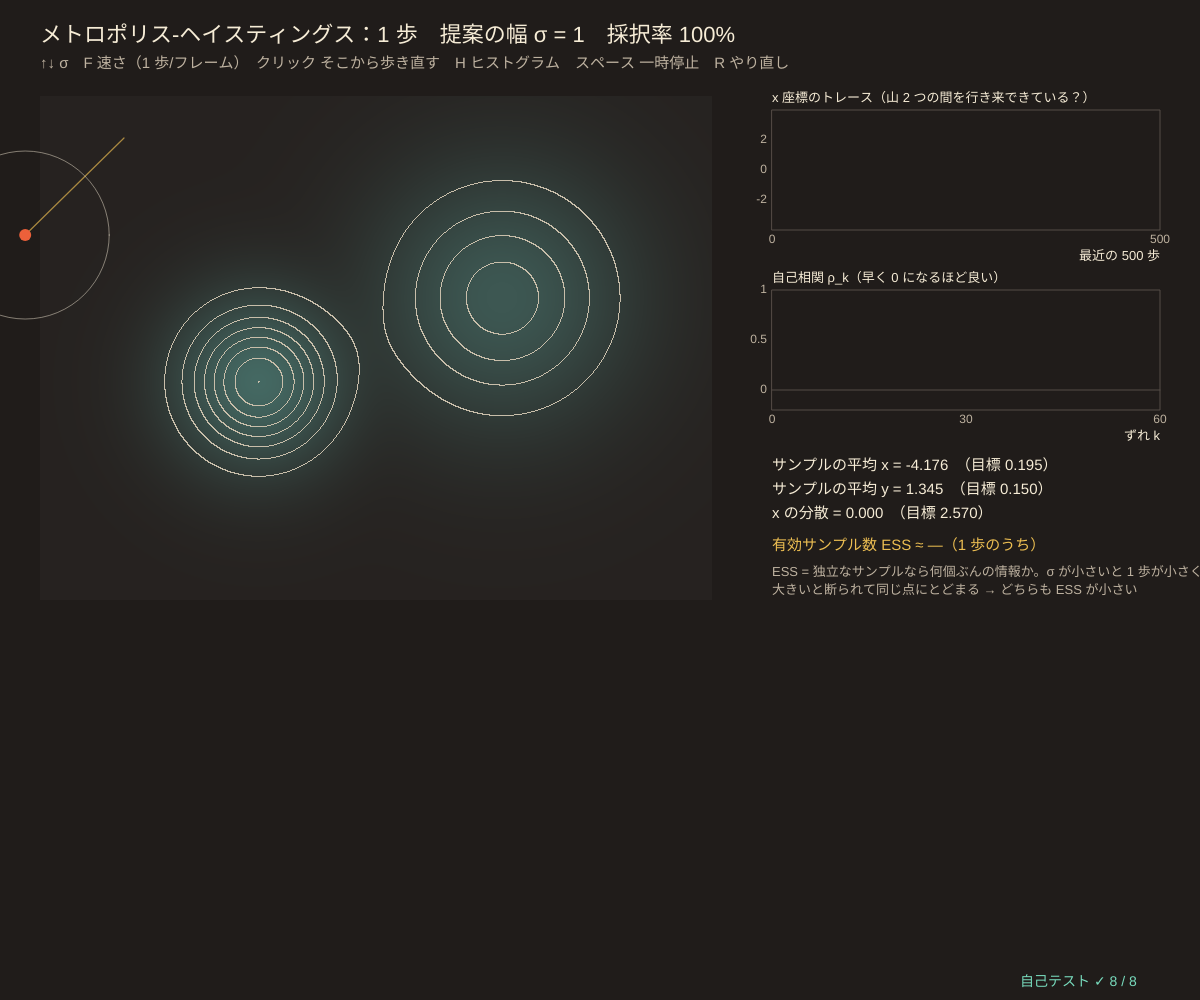
Frame 1 (no input)
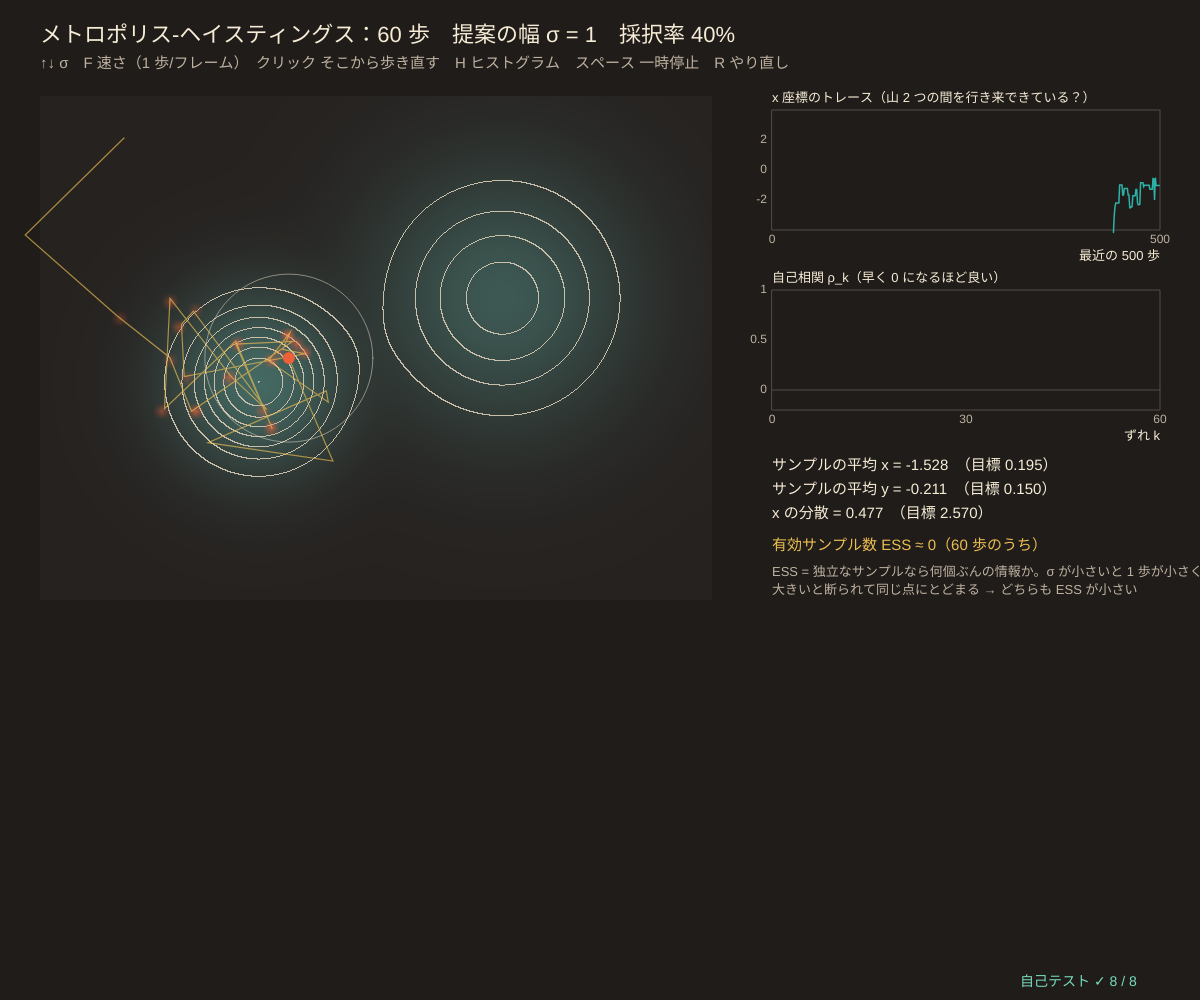
Frame 60 (no input)
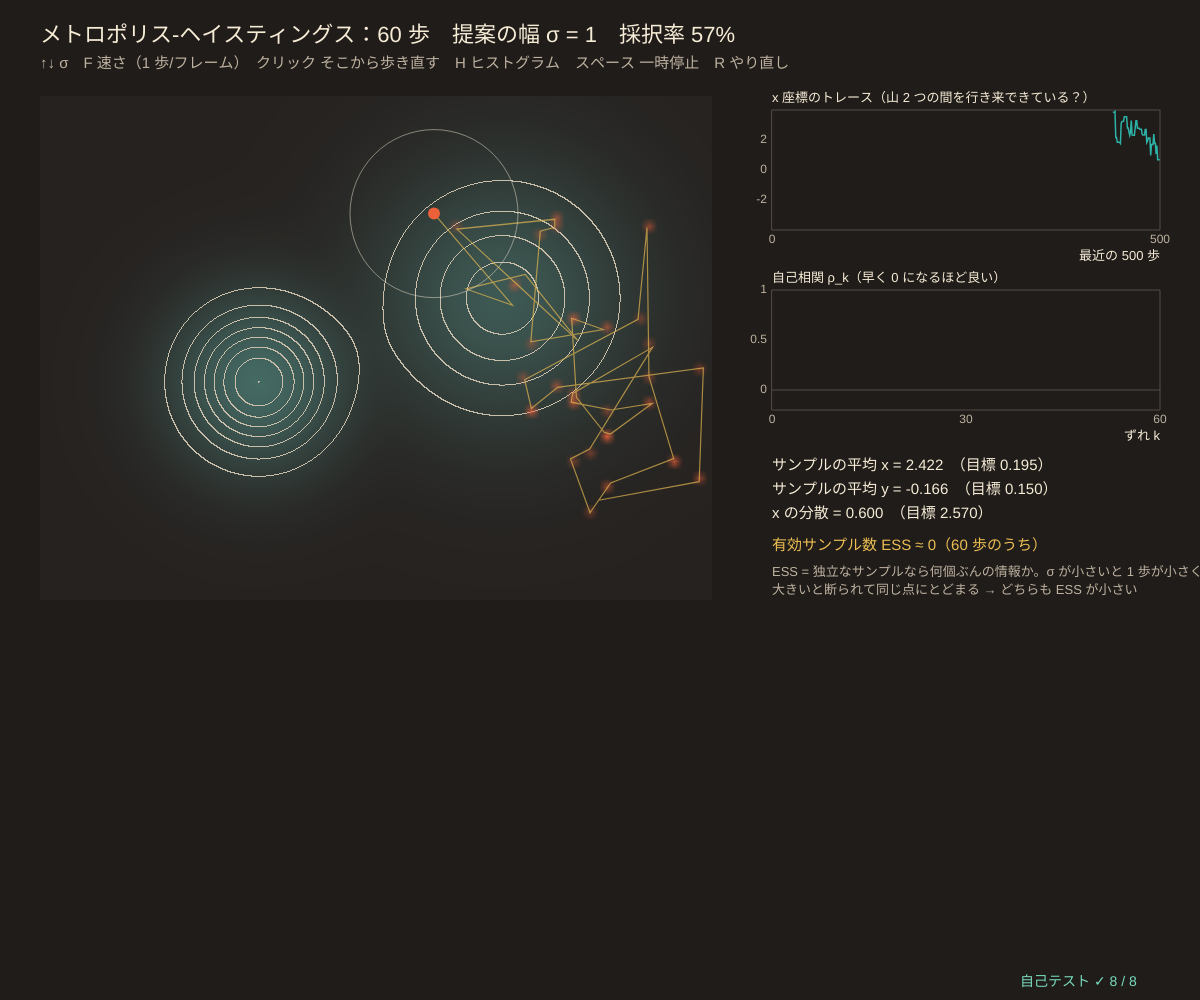
Frame 120 (the mouse pressed at the canvas centre since frame 60)

The p5.js sketch that drew these frames (run headless with seeded random() and noise() and a simulated clock; from frame 60 on, the mouse is pressed at the canvas centre):

// p5.js sketch
// ── sketch.js
// ============================================
// 11 メトロポリス-ヘイスティングス法 ─ 「山が 2 つある分布」から、マルコフ連鎖でサンプルを作る
// いまの点 x から、ずれ幅 σ の正規分布で次の候補 x′ を出す（提案）。
// 目標の高さ f が上がるなら必ず移り、下がるなら確率 f(x′)/f(x) で移る（だめならその場にとどまる = 同じ点をもう 1 回数える）。
// こうして作った連鎖の定常分布はちょうど目標の分布 → 長く歩くとヒストグラムが等高線に近づく
// 幅が小さすぎると少しずつしか動けず、山から山へ渡れない。大きすぎるとほとんど断られる。自己相関と有効サンプル数（ESS）で比べる
// ↑↓ 提案の幅 σ / F 速さ / クリック そこから歩き直す / H ヒストグラム ⇔ 目標の色 / スペース 一時停止 / R やり直し
// （同じメトロポリス法でスピンを 1 つずつ反転するのが、シリーズ 55 の 11 イジング模型）
// ============================================

// ★ 目標の分布：2 つの正規分布の山の混ぜ合わせ（重み、中心、広がり）
const PEAKS = [
  { w: 0.45, mx: -1.4, my: -0.4, sd: 0.55 },
  { w: 0.55, mx: 1.5, my: 0.6, sd: 0.8 },
];
const WIDTHS = [0.05, 0.2, 0.5, 1, 2, 5, 15];   // ★ 提案の幅 σ の候補
const SPEEDS = ['ゆっくり', '1 歩/フレーム', '50 歩/フレーム', '全力'];
const XR = [-4, 4], YR = [-3, 3];               // 描く範囲
const BINS_X = 80, BINS_Y = 60, KEEP = 20000;  // ヒストグラムの細かさ、自己相関に使う最近のサンプル数
let wIdx = 3, speedIdx = 1, paused = false, showHist = true;
let cur = [-3, 2.5], nSteps = 0, nAcc = 0, hist, recentX = [], trail = [], sumX = 0, sumY = 0, sumXX = 0;
let bgBuf = null, histBuf = null, acf = [], essNow = 0, plotBox = null;

function setup() {
  createCanvas(windowWidth, windowHeight);
  selfTest();
  seedRng(11); restart(cur);
}
function restart(p) {
  cur = p.slice(); nSteps = 0; nAcc = 0; hist = new Float64Array(BINS_X * BINS_Y); recentX = []; trail = [cur.slice()];
  sumX = sumY = sumXX = 0; acf = []; essNow = 0;
}

// ---- 目標の密度（合計 1 になるように正規化した形）
function targetDensity(x, y) {
  let f = 0;
  for (let p of PEAKS) { let r2 = (x - p.mx) ** 2 + (y - p.my) ** 2; f += (p.w / (2 * Math.PI * p.sd * p.sd)) * Math.exp(-r2 / (2 * p.sd * p.sd)); }
  return f;
}
function targetMoments() {              // 混ぜ合わせの平均と分散（式で正確に）
  let mx = 0, my = 0, ex2 = 0;
  for (let p of PEAKS) { mx += p.w * p.mx; my += p.w * p.my; ex2 += p.w * (p.sd * p.sd + p.mx * p.mx); }
  return { mx, my, vx: ex2 - mx * mx };
}
// ★ メトロポリス-ヘイスティングスの 1 歩（提案は左右対称な正規分布なので q の比は 1）
function mhStep(p, sig) {
  let q = [p[0] + sig * randn(), p[1] + sig * randn()];
  let ratio = targetDensity(q[0], q[1]) / Math.max(targetDensity(p[0], p[1]), 1e-300);
  if (rnd() < ratio) return { p: q, acc: true };
  return { p, acc: false };
}
// 自己相関 ρ_k と有効サンプル数 ESS = n / (1 + 2 Σ ρ_k)（ρ_k が 0 以下になったところで打ち切り）
function autocorr(xs, maxLag) {
  let n = xs.length, m = meanOf(xs), v = 0, out = [];
  for (let x of xs) v += (x - m) * (x - m);
  if (n < 3 || v <= 0) return [1];
  for (let k = 0; k <= Math.min(maxLag, n - 2); k++) { let s = 0; for (let i = 0; i + k < n; i++) s += (xs[i] - m) * (xs[i + k] - m); out.push(s / v); }
  return out;
}
function essOf(xs, maxLag) {            // ずれ k を 1 つずつ計算し、ρ_k ≤ 0 になったら止める
  let n = xs.length, m = meanOf(xs), v = 0, s = 0;
  for (let x of xs) v += (x - m) * (x - m);
  if (n < 3 || v <= 0) return n;
  for (let k = 1; k < Math.min(maxLag || 1000, n - 1); k++) {
    let c = 0; for (let i = 0; i + k < n; i++) c += (xs[i] - m) * (xs[i + k] - m);
    if (c <= 0) break; s += c / v;
  }
  return n / (1 + 2 * s);
}

function oneStep() {
  let r = mhStep(cur, WIDTHS[wIdx]); cur = r.p; nSteps++; if (r.acc) nAcc++;
  sumX += cur[0]; sumY += cur[1]; sumXX += cur[0] * cur[0];
  let bx = Math.floor(((cur[0] - XR[0]) / (XR[1] - XR[0])) * BINS_X), by = Math.floor(((YR[1] - cur[1]) / (YR[1] - YR[0])) * BINS_Y);
  if (bx >= 0 && by >= 0 && bx < BINS_X && by < BINS_Y) hist[by * BINS_X + bx]++;
  recentX.push(cur[0]); if (recentX.length > KEEP) recentX.splice(0, recentX.length - KEEP);
  trail.push(cur.slice()); if (trail.length > 300) trail.shift();
}

function draw() {
  background(...BG);
  if (!paused) {
    if (speedIdx === 0) { if (frameCount % 8 === 0) oneStep(); }
    else if (speedIdx === 1) oneStep();
    else if (speedIdx === 2) for (let k = 0; k < 50; k++) oneStep();
    else { let t0 = performance.now(); while (performance.now() - t0 < 6) for (let k = 0; k < 50; k++) oneStep(); }
  }
  if (frameCount % 30 === 1 && recentX.length > 50) { acf = autocorr(recentX.slice(-4000), 60); essNow = essOf(recentX.slice(-4000), 400) * (recentX.length / Math.min(4000, recentX.length)); }
  hudTitle('メトロポリス-ヘイスティングス：' + nSteps + ' 歩　提案の幅 σ = ' + WIDTHS[wIdx] + '　採択率 ' + (nSteps ? Math.round((100 * nAcc) / nSteps) : 0) + '%',
    '↑↓ σ　F 速さ（' + SPEEDS[speedIdx] + '）　クリック そこから歩き直す　H ' + (showHist ? 'ヒストグラム' : '目標の色') + '　スペース ' + (paused ? '再開' : '一時停止') + '　R やり直し');

  // ---- 平面：目標の色と等高線（バッファに 1 回だけ描く）＋ ヒストグラム ＋ 軌跡
  let ph = Math.min(height - 150, (width * 0.56) * 0.75), pw = ph * 4 / 3, px = 40, py = 96;
  plotBox = { x: px, y: py, w: pw, h: ph };
  if (!bgBuf || bgBuf.width !== Math.round(pw)) makeBackground(Math.round(pw), Math.round(ph));
  image(bgBuf, px, py, pw, ph);
  if (showHist && nSteps > 0) { if (frameCount % 10 === 1 || !histBuf) makeHistImage(); image(histBuf, px, py, pw, ph); }
  let toS = (p) => [px + ((p[0] - XR[0]) / (XR[1] - XR[0])) * pw, py + ((YR[1] - p[1]) / (YR[1] - YR[0])) * ph];
  stroke(...MUSTARD, 170); strokeWeight(1.2); polyline(trail.slice(-120).map(toS));
  let cs = toS(cur); noStroke(); fill(...DICE); circle(cs[0], cs[1], 12);
  noFill(); stroke(...CREAM, 120); strokeWeight(1); circle(cs[0], cs[1], (2 * WIDTHS[wIdx] / (XR[1] - XR[0])) * pw);   // 提案の幅（1σ）

  // ---- 右側：x 座標の軌跡（トレース）、自己相関、数値
  let rx = px + pw + 60, rw = width - rx - 40;
  let g1 = { x: rx, y: 110, w: rw, h: 120, x0: 0, x1: 500, y0: -4, y1: 4 };
  plotAxes(g1, '最近の 500 歩', 'x 座標のトレース（山 2 つの間を行き来できている？）', [0, 500], [-2, 0, 2]);
  let tail = recentX.slice(-500); drawCurve(g1, tail, TEAL, 1.5, 500 - tail.length);
  let g2 = { x: rx, y: 290, w: rw, h: 120, x0: 0, x1: 60, y0: -0.2, y1: 1 };
  plotAxes(g2, 'ずれ k', '自己相関 ρ_k（早く 0 になるほど良い）', [0, 30, 60], [0, 0.5, 1]);
  stroke(84, 76, 70); line(g2.x, gY(g2, 0), g2.x + g2.w, gY(g2, 0));
  if (acf.length > 1) drawCurve(g2, acf, DICE, 2.5);
  let mom = targetMoments(), n = Math.max(1, nSteps), ty = 470;
  noStroke(); fill(...CREAM); textSize(15); textAlign(LEFT, BASELINE);
  text('サンプルの平均 x = ' + fmtN(sumX / n, 3) + '　（目標 ' + fmtN(mom.mx, 3) + '）', rx, ty);
  text('サンプルの平均 y = ' + fmtN(sumY / n, 3) + '　（目標 ' + fmtN(mom.my, 3) + '）', rx, ty + 24);
  text('x の分散 = ' + fmtN(sumXX / n - (sumX / n) ** 2, 3) + '　（目標 ' + fmtN(mom.vx, 3) + '）', rx, ty + 48);
  fill(...MUSTARD); text('有効サンプル数 ESS ≈ ' + (recentX.length > 50 ? Math.round(essNow) : '—') + '（' + nSteps + ' 歩のうち）', rx, ty + 80);
  fill(...SUB); textSize(13);
  text('ESS = 独立なサンプルなら何個ぶんの情報か。σ が小さいと 1 歩が小さく、', rx, ty + 106);
  text('大きいと断られて同じ点にとどまる → どちらも ESS が小さい', rx, ty + 124);
  drawSelfTest(width - 180, height - 14);
}

function makeBackground(w, h) {          // 目標の密度を色で、等高線をクリーム色の点で
  bgBuf = createGraphics(w, h); bgBuf.pixelDensity(1); bgBuf.loadPixels();
  let fmax = 0, vals = new Float64Array(w * h);
  for (let j = 0; j < h; j++) for (let i = 0; i < w; i++) { let v = targetDensity(XR[0] + ((i + 0.5) / w) * (XR[1] - XR[0]), YR[1] - ((j + 0.5) / h) * (YR[1] - YR[0])); vals[j * w + i] = v; fmax = Math.max(fmax, v); }
  let band = (v) => Math.floor((v / fmax) * 8);
  for (let j = 0; j < h; j++) for (let i = 0; i < w; i++) {
    let v = vals[j * w + i], t = Math.sqrt(v / fmax), k = 4 * (j * w + i);
    let edge = i > 0 && j > 0 && (band(v) !== band(vals[j * w + i - 1]) || band(v) !== band(vals[(j - 1) * w + i]));
    bgBuf.pixels[k] = edge ? 200 : 38 + t * 30; bgBuf.pixels[k + 1] = edge ? 190 : 34 + t * 70; bgBuf.pixels[k + 2] = edge ? 170 : 32 + t * 66; bgBuf.pixels[k + 3] = 255;
  }
  bgBuf.updatePixels();
}
function makeHistImage() {               // ヒストグラム（濃い = たくさん）を小さな画像に
  if (!histBuf) { histBuf = createGraphics(BINS_X, BINS_Y); histBuf.pixelDensity(1); }
  let hmax = Math.max(1, ...hist); histBuf.loadPixels();
  for (let i = 0; i < hist.length; i++) { let t = Math.sqrt(hist[i] / hmax), k = 4 * i; histBuf.pixels[k] = DICE[0]; histBuf.pixels[k + 1] = DICE[1]; histBuf.pixels[k + 2] = DICE[2]; histBuf.pixels[k + 3] = 220 * t; }
  histBuf.updatePixels();
}

function mousePressed() {
  if (!plotBox) return;
  let u = (mouseX - plotBox.x) / plotBox.w, v = (mouseY - plotBox.y) / plotBox.h;
  if (u < 0 || v < 0 || u > 1 || v > 1) return;
  restart([XR[0] + u * (XR[1] - XR[0]), YR[1] - v * (YR[1] - YR[0])]);
}
function keyPressed() {
  if (key === UP_ARROW) { wIdx = Math.min(WIDTHS.length - 1, wIdx + 1); restart(cur); }
  if (key === DOWN_ARROW) { wIdx = Math.max(0, wIdx - 1); restart(cur); }
  if (key === 'f' || key === 'F') speedIdx = (speedIdx + 1) % SPEEDS.length;
  if (key === 'h' || key === 'H') showHist = !showHist;
  if (key === ' ') paused = !paused;
  if (key === 'r' || key === 'R') restart([-3, 2.5]);
  return false;
}

// ============================================
// やってみよう
// ・σ = 0.05 と σ = 15 で、トレースと自己相関の形を見比べる。採択率がいくつくらいのとき ESS が最大？
// ・PEAKS の 2 つの山を遠くに離す（mx = ±3）。σ = 1 でも山を渡れなくなる → 「混ざらない」連鎖
// ・クリックで右の山の中から歩き直す。最初の何百歩か（バーンイン）を捨てるべき理由が見える
// ・targetDensity を自分の好きな形（輪っか、バナナ形）にしてみる。正規化の定数は要らない（比しか使わない）
// ============================================

// ---- 自己テスト
function selfTest() {
  selfTestResults = [];
  // (1) 離散の場合：5 状態の目標 w にメトロポリス法の遷移行列を正確に作り、定常分布 = 目標と詳細つり合いを確認
  let wt = [1, 3, 2, 5, 4], z = sumOf(wt), tgt = wt.map((v) => v / z), nS = 5, km = zerosMat(nS);
  for (let i = 0; i < nS; i++) { for (let j of [i - 1, i + 1]) if (j >= 0 && j < nS) km[i][j] = 0.5 * Math.min(1, wt[j] / wt[i]); km[i][i] = 1 - sumOf(km[i]); }
  check('離散のメトロポリス：行の合計 = 1、定常分布 = 目標（連立方程式）', rowSumErr(km) < 1e-12 && maxAbsDiff(stationaryExact(km), tgt) < 1e-12);
  let db = 0; for (let i = 0; i < nS; i++) for (let j = 0; j < nS; j++) db = Math.max(db, Math.abs(tgt[i] * km[i][j] - tgt[j] * km[j][i]));
  check('詳細つり合い π_i P_ij = π_j P_ji（ずれ ' + db.toExponential(1) + '）', db < 1e-14);
  // (2) 2 次元：σ = 1 で 6 万歩。平均と分散が目標に近い（許容 = 4 × 標準誤差、ESS で計算）
  seedRng(101); let p = [0, 0], xs = [], ys = [], acc = 0, nT = 60000;
  for (let t = 0; t < 2000; t++) p = mhStep(p, 1).p;               // バーンイン
  for (let t = 0; t < nT; t++) { let r = mhStep(p, 1); p = r.p; if (r.acc) acc++; xs.push(p[0]); ys.push(p[1]); }
  let mom = targetMoments(), ess = essOf(xs, 2000), se = Math.sqrt(mom.vx / ess), mx = meanOf(xs), vx = meanOf(xs.map((v) => (v - mx) ** 2));
  check('σ = 1：平均 x ' + fmtN(mx, 3) + ' ≈ ' + fmtN(mom.mx, 3) + '（ESS ' + Math.round(ess) + '、許容 4 SE）', Math.abs(mx - mom.mx) < 4 * se);
  check('σ = 1：平均 y ≈ ' + fmtN(mom.my, 3) + '、x の分散 ≈ ' + fmtN(mom.vx, 3), Math.abs(meanOf(ys) - mom.my) < 4 * Math.sqrt(1 / ess) && Math.abs(vx - mom.vx) < 0.12 * mom.vx);
  // (3) 幅を変えると：採択率は σ が大きいほど下がる。σ = 0.05 と σ = 15 は σ = 1 より ESS が小さい
  let rate = [], essW = [];
  for (let sg of [0.05, 1, 15]) {
    seedRng(202); let q = [0, 0], a = 0, xx = [];
    for (let t = 0; t < 15000; t++) { let r = mhStep(q, sg); q = r.p; if (r.acc) a++; xx.push(q[0]); }
    rate.push(a / 15000); essW.push(essOf(xx, 3000));
  }
  check('採択率は σ = 0.05 → 1 → 15 で下がる（' + rate.map((v) => Math.round(100 * v) + '%').join(' → ') + '）', rate[0] > rate[1] && rate[1] > rate[2]);
  check('ESS は σ = 1 が最大（' + essW.map((v) => Math.round(v)).join(', ') + '）', essW[1] > essW[0] && essW[1] > essW[2]);
  // (4) ESS の計算の確認：独立な正規乱数なら ≈ n、ρ = 0.9 の AR(1) なら ≈ n (1 − ρ)/(1 + ρ)
  seedRng(303); let iid = [], ar = [], v = 0;
  for (let t = 0; t < 20000; t++) { iid.push(randn()); v = 0.9 * v + Math.sqrt(1 - 0.81) * randn(); ar.push(v); }
  let e1 = essOf(iid, 2000), e2 = essOf(ar, 2000), e2t = (20000 * 0.1) / 1.9;
  check('ESS の式：独立なら ≈ n（' + Math.round(e1) + '）、AR(1) ρ = 0.9 なら ≈ ' + Math.round(e2t) + '（' + Math.round(e2) + '）', e1 > 15000 && Math.abs(e2 / e2t - 1) < 0.3);
  check('密度の値に NaN なし（遠くでも）', noNaN([targetDensity(1e6, -1e6), targetDensity(0, 0)]) && targetDensity(0, 0) > 0);
  reportSelfTest();
}

// ==================================================
// ここから下は「マルコフ連鎖の道具」（中身は読まなくても OK。消さないでね）
// ==================================================
// ---- 色と小さな道具
const BG = [32, 28, 26];                // 背景（あたたかい炭色）
const CREAM = [246, 236, 214], DICE = [236, 96, 58], TEAL = [44, 178, 166], MUSTARD = [236, 190, 82], PLUM = [190, 130, 200], SUB = [190, 178, 160];
const STATE_COLS = [[236, 96, 58], [44, 178, 166], [236, 190, 82], [190, 130, 200], [120, 190, 240], [150, 210, 110], [240, 140, 170], [200, 170, 130]];
function clampv(v, a, b) { return v < a ? a : v > b ? b : v !== v ? a : v; }     // NaN なら a に戻す
function sumOf(a) { let s = 0; for (let v of a) s += v; return s; }
function meanOf(a) { return a.length ? sumOf(a) / a.length : 0; }
function sampleFrom(p) { let u = rnd() * sumOf(p), c = 0; for (let i = 0; i < p.length; i++) { c += p[i]; if (u < c) return i; } return p.length - 1; }   // 確率 p[i] で i を返す
function fmtN(v, d) { if (typeof v !== 'number' || v !== v) return '?'; if (!isFinite(v)) return '∞'; let s = v.toFixed(d === undefined ? 2 : d); return /^-0\.?0*$/.test(s) ? s.slice(1) : s; }
function hudTitle(t, sub) {            // 左上の見出しと操作の説明
  noStroke(); fill(...CREAM); textSize(22); textAlign(LEFT, BASELINE); text(t, 40, 42);
  fill(...SUB); textSize(15); text(sub, 40, 68);
}
// ---- 種つきの乱数（同じ種なら毎回同じ列 → 実験をくり返せる）
let rngState = 1;
function seedRng(s) { rngState = (s >>> 0) || 1; }
function rnd() {                       // 0〜1 の一様乱数（mulberry32）
  rngState = (rngState + 0x6d2b79f5) >>> 0;
  let t = rngState;
  t = Math.imul(t ^ (t >>> 15), t | 1);
  t ^= t + Math.imul(t ^ (t >>> 7), t | 61);
  return ((t ^ (t >>> 14)) >>> 0) / 4294967296;
}
function rndInt(a, b) { return a + Math.floor(rnd() * (b - a + 1)); }
function randn() { let u = 1 - rnd(), v = rnd(); return Math.sqrt(-2 * Math.log(u)) * Math.cos(2 * Math.PI * v); }   // 標準正規分布
// ---- 行列の道具（行列 = 配列の配列。遷移行列 transP[i][j] = i の次に j へ行く確率、行の和 = 1）
function zerosMat(n, m) { let a = []; for (let i = 0; i < n; i++) a.push(new Array(m === undefined ? n : m).fill(0)); return a; }
function eyeMat(n) { let a = zerosMat(n); for (let i = 0; i < n; i++) a[i][i] = 1; return a; }
function copyMat(a) { return a.map((r) => r.slice()); }
function matMul(a, b) {                // 行列の積 (a b)[i][j] = Σ_k a[i][k] b[k][j]
  let n = a.length, m = b[0].length, kk = b.length, c = zerosMat(n, m);
  for (let i = 0; i < n; i++) for (let k = 0; k < kk; k++) { let v = a[i][k]; if (v !== 0) for (let j = 0; j < m; j++) c[i][j] += v * b[k][j]; }
  return c;
}
function vecMat(v, a) {                // 横ベクトル × 行列：次の時刻の分布 = いまの分布 × P
  let out = new Array(a[0].length).fill(0);
  for (let i = 0; i < v.length; i++) if (v[i] !== 0) for (let j = 0; j < out.length; j++) out[j] += v[i] * a[i][j];
  return out;
}
function matPow(a, k) { let r = eyeMat(a.length); for (let t = 0; t < k; t++) r = matMul(r, a); return r; }   // P^k（k 回かけるだけ）
function maxAbsDiff(a, b) {            // 2 つの行列（またはベクトル）のいちばん大きなずれ
  let d = 0;
  for (let i = 0; i < a.length; i++) { if (Array.isArray(a[i])) d = Math.max(d, maxAbsDiff(a[i], b[i])); else d = Math.max(d, Math.abs(a[i] - b[i])); }
  return d;
}
function rowSumErr(a, target) { let d = 0; for (let r of a) d = Math.max(d, Math.abs(sumOf(r) - (target === undefined ? 1 : target))); return d; }
function fixRows(a) {                  // 行の和を 1 に。全部 0 の行は「その場にとどまる」にする（NaN を出さない）
  return a.map((r, i) => { let s = sumOf(r); if (!(s > 1e-12)) { let z = r.map(() => 0); z[i] = 1; return z; } return r.map((v) => v / s); });
}
function solveLinear(a, b) {           // ガウスの消去法（部分ピボット）で a x = b。解けなければ null
  let n = a.length, m = a.map((r, i) => r.concat([b[i]]));
  for (let c = 0; c < n; c++) {
    let p = c; for (let r = c + 1; r < n; r++) if (Math.abs(m[r][c]) > Math.abs(m[p][c])) p = r;
    if (Math.abs(m[p][c]) < 1e-13) return null;
    [m[c], m[p]] = [m[p], m[c]];
    for (let r = 0; r < n; r++) { if (r === c) continue; let f = m[r][c] / m[c][c]; if (f !== 0) for (let k = c; k <= n; k++) m[r][k] -= f * m[c][k]; }
  }
  return m.map((r, i) => r[n] / r[i]);
}
function matInv(a) {                   // 逆行列（ガウス-ジョルダン）。逆がなければ null
  let n = a.length, cols = [];
  for (let j = 0; j < n; j++) { let e = new Array(n).fill(0); e[j] = 1; let x = solveLinear(a, e); if (!x) return null; cols.push(x); }
  return a.map((_, i) => cols.map((c) => c[i]));
}
// 定常分布：π P = π と Σ π = 1 を連立方程式として解く（(P^T − I) π = 0 の最後の式を Σ π = 1 に置きかえる）
function stationaryExact(a) {
  let n = a.length, m = zerosMat(n), b = new Array(n).fill(0);
  for (let i = 0; i < n; i++) for (let j = 0; j < n; j++) m[i][j] = a[j][i] - (i === j ? 1 : 0);
  for (let j = 0; j < n; j++) m[n - 1][j] = 1; b[n - 1] = 1;
  return solveLinear(m, b);
}
function stationaryPower(a, tol, maxIt, start) {   // べき乗法：π ← π P を変化が tol 未満になるまで
  let n = a.length, v = start ? start.slice() : new Array(n).fill(1 / n), its = 0, d = Infinity;
  while (d > (tol || 1e-13) && its < (maxIt || 100000)) { let w = vecMat(v, a); d = maxAbsDiff(w, v); v = w; its++; }
  return { pi: v, its };
}
function tvDist(p, q) { let s = 0; for (let i = 0; i < p.length; i++) s += Math.abs(p[i] - q[i]); return s / 2; }   // 全変動距離
function entropyRate(a, pi) {          // エントロピー率 H = −Σ_i π_i Σ_j P_ij log₂ P_ij（1 歩あたりの情報量、ビット）
  let h = 0;
  for (let i = 0; i < a.length; i++) for (let v of a[i]) if (v > 0) h -= pi[i] * v * Math.log2(v);
  return h;
}
// ---- グラフの道具：g = { x, y, w, h, x0, x1, y0, y1 }
function gX(g, v) { return g.x + clampv((v - g.x0) / (g.x1 - g.x0), -0.02, 1.02) * g.w; }
function gY(g, v) { return g.y + g.h - clampv((v - g.y0) / (g.y1 - g.y0), -0.02, 1.02) * g.h; }
function plotAxes(g, xl, yl, xt, yt) {
  stroke(84, 76, 70); strokeWeight(1); noFill(); rect(g.x, g.y, g.w, g.h);
  noStroke(); fill(...SUB); textSize(12); textAlign(CENTER, TOP);
  for (let v of xt) text(+v.toPrecision(3), gX(g, v), g.y + g.h + 4);
  textAlign(RIGHT, CENTER);
  for (let v of yt) text(+v.toPrecision(3), g.x - 5, gY(g, v));
  textAlign(LEFT, BASELINE); fill(...CREAM); textSize(13);
  text(xl, g.x + g.w - textWidth(xl), g.y + g.h + 30); text(yl, g.x, g.y - 8);
}
function polyline(pts) {               // 点が 2 つ以上あるときだけ折れ線を描く（空の beginShape を作らない）
  if (pts.length < 2) return;
  noFill(); beginShape(); for (let p of pts) vertex(p[0], p[1]); endShape();
}
function drawCurve(g, arr, col, sw, xOff) {   // arr[i] を x = i (+ xOff) に。長いときは間引いて 600 点まで
  let n = arr.length, stride = Math.max(1, Math.ceil(n / 600)), pts = [];
  for (let i = 0; i < n; i += stride) pts.push([gX(g, i + (xOff || 0)), gY(g, arr[i])]);
  if (n > 1 && (n - 1) % stride) pts.push([gX(g, n - 1 + (xOff || 0)), gY(g, arr[n - 1])]);
  stroke(...col); strokeWeight(sw || 2); polyline(pts);
}
function legend(x, y, items) {         // items = [[色, 名前], …]
  textSize(13); textAlign(LEFT, CENTER);
  for (let [c, s] of items) { noStroke(); fill(...c); rect(x, y - 5, 16, 10); fill(...CREAM); text(s, x + 22, y); y += 20; }
}
function drawBars(x, y, w, h, vals, cols, top, names) {   // 棒グラフ（top = 縦軸の上限）
  let n = vals.length, bw = w / n;
  stroke(84, 76, 70); strokeWeight(1); line(x, y + h, x + w, y + h); noStroke();
  for (let i = 0; i < n; i++) {
    let c = cols[i % cols.length], hh = clampv(vals[i] / (top || 1), 0, 1) * h; fill(...c); rect(x + i * bw + bw * 0.12, y + h - hh, bw * 0.76, hh, 3);
    if (names) { fill(...SUB); textSize(12); textAlign(CENTER, TOP); text(names[i], x + i * bw + bw / 2, y + h + 4); }
  }
}
// ---- 自己テストの道具
let selfTestResults = [];
function check(name, cond) { selfTestResults.push({ name, ok: !!cond }); }
function near(a, b, tol) { return a !== null && a !== undefined && isFinite(a) && Math.abs(a - b) <= (tol === undefined ? 1e-9 : tol); }
function noNaN(v) { return Array.isArray(v) || ArrayBuffer.isView(v) ? Array.from(v).every(noNaN) : !(typeof v === 'number' && !isFinite(v)); }
function reportSelfTest() { for (let r of selfTestResults) (r.ok ? console.log : console.error)((r.ok ? '✓ ' : '✗ ') + r.name); }
function selfTestLine() { let n = selfTestResults.filter((r) => r.ok).length; return '自己テスト ' + (n === selfTestResults.length ? '✓ ' : '✗ ') + n + ' / ' + selfTestResults.length; }
function drawSelfTest(x, y) { noStroke(); fill(selfTestResults.every((r) => r.ok) ? color(120, 220, 190) : color(255, 90, 90)); textSize(14); textAlign(LEFT, BASELINE); text(selfTestLine(), x, y); }
